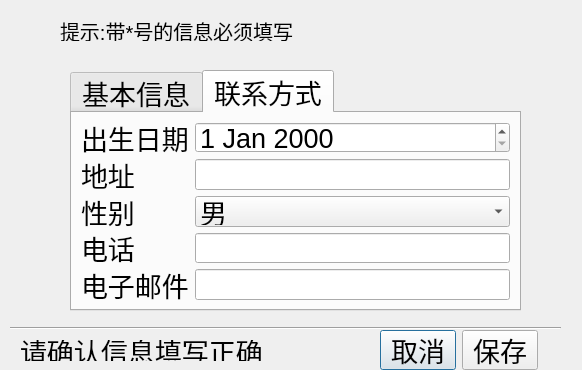
<?xml version="1.0" encoding="UTF-8"?>
<ui version="4.0">
 <class>Dialog</class>
 <widget class="QDialog" name="Dialog">
  <property name="geometry">
   <rect>
    <x>0</x>
    <y>0</y>
    <width>582</width>
    <height>370</height>
   </rect>
  </property>
  <property name="minimumSize">
   <size>
    <width>582</width>
    <height>370</height>
   </size>
  </property>
  <property name="maximumSize">
   <size>
    <width>582</width>
    <height>370</height>
   </size>
  </property>
  <property name="font">
   <font>
    <pointsize>20</pointsize>
   </font>
  </property>
  <property name="windowTitle">
   <string>创建学生账户</string>
  </property>
  <widget class="Line" name="line">
   <property name="geometry">
    <rect>
     <x>10</x>
     <y>320</y>
     <width>551</width>
     <height>16</height>
    </rect>
   </property>
   <property name="orientation">
    <enum>Qt::Horizontal</enum>
   </property>
  </widget>
  <widget class="QLabel" name="label">
   <property name="geometry">
    <rect>
     <x>60</x>
     <y>20</y>
     <width>271</width>
     <height>21</height>
    </rect>
   </property>
   <property name="font">
    <font>
     <pointsize>15</pointsize>
    </font>
   </property>
   <property name="text">
    <string>提示:带*号的信息必须填写</string>
   </property>
  </widget>
  <widget class="QTabWidget" name="tabWidget">
   <property name="geometry">
    <rect>
     <x>70</x>
     <y>70</y>
     <width>451</width>
     <height>241</height>
    </rect>
   </property>
   <property name="currentIndex">
    <number>1</number>
   </property>
   <widget class="QWidget" name="basic_info">
    <attribute name="title">
     <string>基本信息</string>
    </attribute>
    <widget class="QLabel" name="label_2">
     <property name="geometry">
      <rect>
       <x>40</x>
       <y>20</y>
       <width>58</width>
       <height>16</height>
      </rect>
     </property>
     <property name="text">
      <string>TextLabel</string>
     </property>
    </widget>
    <widget class="QLabel" name="label_3">
     <property name="geometry">
      <rect>
       <x>40</x>
       <y>50</y>
       <width>58</width>
       <height>16</height>
      </rect>
     </property>
     <property name="text">
      <string>TextLabel</string>
     </property>
    </widget>
    <widget class="QLabel" name="label_4">
     <property name="geometry">
      <rect>
       <x>40</x>
       <y>80</y>
       <width>58</width>
       <height>16</height>
      </rect>
     </property>
     <property name="text">
      <string>TextLabel</string>
     </property>
    </widget>
    <widget class="QLabel" name="label_5">
     <property name="geometry">
      <rect>
       <x>40</x>
       <y>110</y>
       <width>58</width>
       <height>16</height>
      </rect>
     </property>
     <property name="text">
      <string>TextLabel</string>
     </property>
    </widget>
    <widget class="QLineEdit" name="lineEdit">
     <property name="geometry">
      <rect>
       <x>130</x>
       <y>20</y>
       <width>113</width>
       <height>21</height>
      </rect>
     </property>
    </widget>
    <widget class="QLineEdit" name="lineEdit_2">
     <property name="geometry">
      <rect>
       <x>130</x>
       <y>60</y>
       <width>113</width>
       <height>21</height>
      </rect>
     </property>
    </widget>
    <widget class="QLineEdit" name="lineEdit_3">
     <property name="geometry">
      <rect>
       <x>130</x>
       <y>90</y>
       <width>113</width>
       <height>21</height>
      </rect>
     </property>
    </widget>
    <widget class="QLineEdit" name="lineEdit_4">
     <property name="geometry">
      <rect>
       <x>140</x>
       <y>120</y>
       <width>113</width>
       <height>21</height>
      </rect>
     </property>
    </widget>
    <widget class="QTabWidget" name="tabWidget_2">
     <property name="geometry">
      <rect>
       <x>-10</x>
       <y>-50</y>
       <width>491</width>
       <height>241</height>
      </rect>
     </property>
     <property name="currentIndex">
      <number>0</number>
     </property>
     <widget class="QWidget" name="tab_3">
      <attribute name="title">
       <string>基本信息</string>
      </attribute>
      <widget class="QWidget" name="">
       <property name="geometry">
        <rect>
         <x>100</x>
         <y>50</y>
         <width>311</width>
         <height>151</height>
        </rect>
       </property>
       <layout class="QFormLayout" name="formLayout">
        <item row="0" column="0">
         <widget class="QLabel" name="label_6">
          <property name="text">
           <string>学号*</string>
          </property>
         </widget>
        </item>
        <item row="0" column="1">
         <widget class="QLineEdit" name="id_edit"/>
        </item>
        <item row="1" column="0">
         <widget class="QLabel" name="label_7">
          <property name="text">
           <string>姓名*</string>
          </property>
         </widget>
        </item>
        <item row="1" column="1">
         <widget class="QLineEdit" name="name_edit"/>
        </item>
        <item row="2" column="0">
         <widget class="QLabel" name="label_8">
          <property name="text">
           <string>密码*</string>
          </property>
         </widget>
        </item>
        <item row="2" column="1">
         <widget class="QLineEdit" name="pwd_edit">
          <property name="echoMode">
           <enum>QLineEdit::Password</enum>
          </property>
         </widget>
        </item>
        <item row="3" column="0">
         <widget class="QLabel" name="label_9">
          <property name="text">
           <string>再次输入密码*</string>
          </property>
         </widget>
        </item>
        <item row="3" column="1">
         <widget class="QLineEdit" name="pwd_makesure_edit">
          <property name="echoMode">
           <enum>QLineEdit::Password</enum>
          </property>
         </widget>
        </item>
       </layout>
      </widget>
     </widget>
     <widget class="QWidget" name="tab_4">
      <attribute name="title">
       <string>通讯录</string>
      </attribute>
     </widget>
    </widget>
   </widget>
   <widget class="QWidget" name="contacts">
    <attribute name="title">
     <string>联系方式</string>
    </attribute>
    <layout class="QFormLayout" name="formLayout_2">
     <item row="0" column="0">
      <widget class="QLabel" name="label_10">
       <property name="text">
        <string>出生日期</string>
       </property>
      </widget>
     </item>
     <item row="0" column="1">
      <widget class="QDateEdit" name="dateEdit"/>
     </item>
     <item row="1" column="0">
      <widget class="QLabel" name="label_11">
       <property name="text">
        <string>地址</string>
       </property>
      </widget>
     </item>
     <item row="1" column="1">
      <widget class="QLineEdit" name="adress"/>
     </item>
     <item row="2" column="0">
      <widget class="QLabel" name="label_12">
       <property name="text">
        <string>性别</string>
       </property>
      </widget>
     </item>
     <item row="2" column="1">
      <widget class="QComboBox" name="gender_combo">
       <item>
        <property name="text">
         <string>男</string>
        </property>
       </item>
       <item>
        <property name="text">
         <string>女</string>
        </property>
       </item>
       <item>
        <property name="text">
         <string>跨性别</string>
        </property>
       </item>
      </widget>
     </item>
     <item row="3" column="0">
      <widget class="QLabel" name="label_13">
       <property name="text">
        <string>电话</string>
       </property>
      </widget>
     </item>
     <item row="3" column="1">
      <widget class="QLineEdit" name="telephone_edit"/>
     </item>
     <item row="4" column="0">
      <widget class="QLabel" name="label_14">
       <property name="text">
        <string>电子邮件</string>
       </property>
      </widget>
     </item>
     <item row="4" column="1">
      <widget class="QLineEdit" name="email_edit"/>
     </item>
    </layout>
   </widget>
  </widget>
  <widget class="QLabel" name="label_15">
   <property name="geometry">
    <rect>
     <x>20</x>
     <y>340</y>
     <width>261</width>
     <height>21</height>
    </rect>
   </property>
   <property name="text">
    <string>请确认信息填写正确</string>
   </property>
  </widget>
  <widget class="QWidget" name="">
   <property name="geometry">
    <rect>
     <x>380</x>
     <y>330</y>
     <width>158</width>
     <height>40</height>
    </rect>
   </property>
   <layout class="QHBoxLayout" name="horizontalLayout">
    <item>
     <widget class="QPushButton" name="pushButton_2">
      <property name="text">
       <string>取消</string>
      </property>
     </widget>
    </item>
    <item>
     <widget class="QPushButton" name="pushButton">
      <property name="text">
       <string>保存</string>
      </property>
     </widget>
    </item>
   </layout>
  </widget>
 </widget>
 <resources/>
 <connections/>
</ui>
